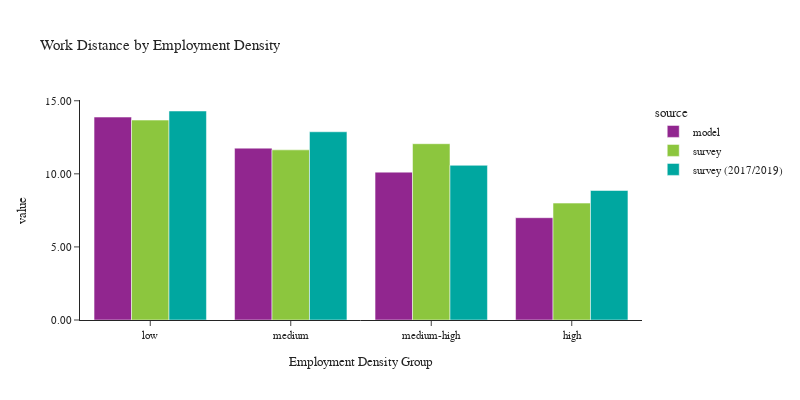

Notebook code cell kept with this figure:
### Code cell
plot_work_location(df_workers, 'emp_density_group', 'Employment Density', 'Employment Density Group')

### Figure 1 — Plotly figure (JSON) as saved in the notebook; plotly's stock layout.template omitted (floating-point values rounded to 4 significant figures)
{"data": [{"alignmentgroup": "True", "customdata": [[454774], [449297], [430572], [391380]], "hovertemplate": "source=model<br>emp_density_group=%{x}<br>value=%{y}<br>sample count=%{customdata[0]}<extra></extra>", "legendgroup": "model", "marker": {"color": "#91268F", "pattern": {"shape": ""}}, "name": "model", "offsetgroup": "model", "orientation": "v", "showlegend": true, "textposition": "auto", "type": "bar", "x": ["low", "medium", "medium-high", "high"], "xaxis": "x", "y": [13.88, 11.76, 10.12, 6.998], "yaxis": "y"}, {"alignmentgroup": "True", "customdata": [[532], [444], [675], [1041]], "hovertemplate": "source=survey<br>emp_density_group=%{x}<br>value=%{y}<br>sample count=%{customdata[0]}<extra></extra>", "legendgroup": "survey", "marker": {"color": "#8CC63E", "pattern": {"shape": ""}}, "name": "survey", "offsetgroup": "survey", "orientation": "v", "showlegend": true, "textposition": "auto", "type": "bar", "x": ["low", "medium", "medium-high", "high"], "xaxis": "x", "y": [13.68, 11.64, 12.06, 7.998], "yaxis": "y"}, {"alignmentgroup": "True", "customdata": [[557], [609], [1108], [3321]], "hovertemplate": "source=survey (2017/2019)<br>emp_density_group=%{x}<br>value=%{y}<br>sample count=%{customdata[0]}<extra></extra>", "legendgroup": "survey (2017/2019)", "marker": {"color": "#00A7A0", "pattern": {"shape": ""}}, "name": "survey (2017/2019)", "offsetgroup": "survey (2017/2019)", "orientation": "v", "showlegend": true, "textposition": "auto", "type": "bar", "x": ["low", "medium", "medium-high", "high"], "xaxis": "x", "y": [14.3, 12.88, 10.58, 8.86], "yaxis": "y"}], "layout": {"barmode": "group", "font": {"size": 11}, "height": 400, "legend": {"title": {"text": "source"}, "tracegroupgap": 0}, "title": {"text": "Work Distance by Employment Density"}, "width": 800, "xaxis": {"anchor": "y", "domain": [0.0, 1.0], "title": {"text": "Employment Density Group"}}, "yaxis": {"anchor": "x", "domain": [0.0, 1.0], "tickformat": ".2f", "title": {"text": "value"}}}}
